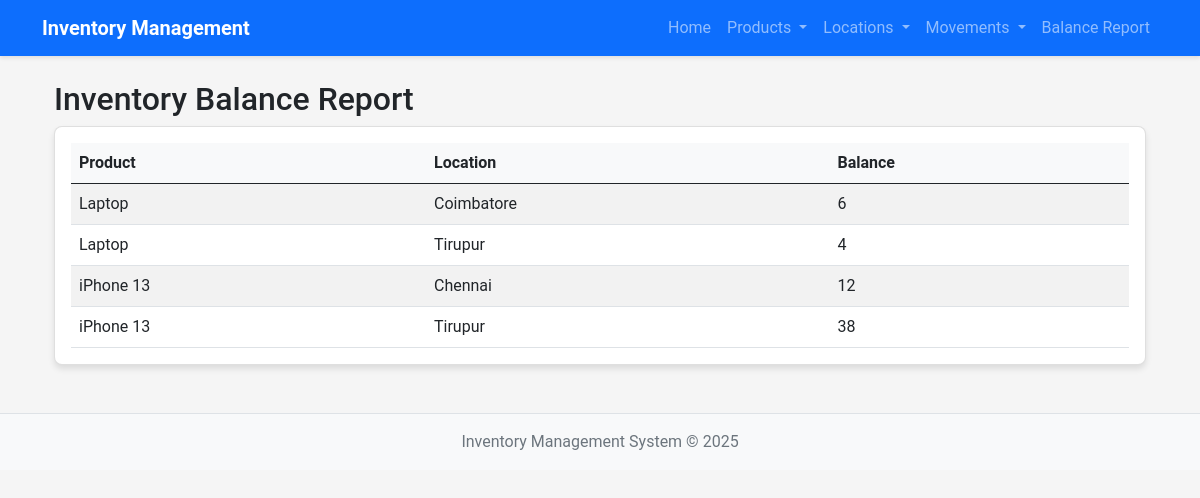
/report/balance, run on the app's committed database.
### models.py (models this page shows, shortened)
class Product(db.Model):
    __tablename__ = 'products'
    product_id = db.Column(db.String(20), primary_key=True)
    product_name = db.Column(db.String(100), nullable=False)
    description = db.Column(db.Text, nullable=True)
    created_at = db.Column(db.DateTime, default=datetime.utcnow)
    updated_at = db.Column(db.DateTime, default=datetime.utcnow, onupdate=datetime.utcnow)

class Location(db.Model):
    __tablename__ = 'locations'
    location_id = db.Column(db.String(20), primary_key=True)
    location_name = db.Column(db.String(100), nullable=False)
    description = db.Column(db.Text, nullable=True)
    created_at = db.Column(db.DateTime, default=datetime.utcnow)
    updated_at = db.Column(db.DateTime, default=datetime.utcnow, onupdate=datetime.utcnow)

### app.py (the view)
@app.route('/report/balance')
def balance_report():
    products = Product.query.all()
    locations = Location.query.all()
    balance_data = []
    for product in products:
        for location in locations:
            balance = get_product_balance(product.product_id, location.location_id)
            if balance != 0:  # Only show non-zero balances
                balance_data.append({
                    'product_id': product.product_id,
                    'product_name': product.product_name,
                    'location_id': location.location_id,
                    'location_name': location.location_name,
                    'balance': balance
                })
    return render_template('report/balance.html', balance_data=balance_data)

### app.py (called while the page is built)
@app.context_processor
def inject_now():
    return {'now': datetime.utcnow()}

def get_product_balance(product_id, location_id):
    incoming = db.session.query(func.sum(ProductMovement.qty))\
        .filter(ProductMovement.to_location == location_id, ProductMovement.product_id == product_id)\
        .scalar() or 0
    outgoing = db.session.query(func.sum(ProductMovement.qty))\
        .filter(ProductMovement.from_location == location_id, ProductMovement.product_id == product_id)\
        .scalar() or 0
    balance = incoming - outgoing
    return balance

### templates/report/balance.html (shortened to what this page needs)
{% extends 'base.html' %}
{% block content %}
<div class="container mt-4">
    <h2>Inventory Balance Report</h2>
    <div class="card">
        <div class="card-body">
            {% if balance_data %}
                <div class="table-responsive">
                    <table class="table table-striped table-hover">
                        <thead>
                            <tr>
                                <th>Product</th>
                                <th>Location</th>
                                <th>Balance</th>
                            </tr>
                        </thead>
                        <tbody>
                            {% for item in balance_data %}
                                <tr>
                                    <td>{{ item.product_name }}</td>
                                    <td>{{ item.location_name }}</td>
                                    <td>{{ item.balance }}</td>
                                </tr>
                            {% endfor %}
                        </tbody>
                    </table>
                </div>
            {% else %}
                <div class="alert alert-info">No inventory balance data available.</div>
            {% endif %}
        </div>
    </div>
</div>
{% endblock %}

### static/css/style.css (style rules this page uses)
body { font-family: 'Roboto', sans-serif; background-color: #f5f5f5; }
.card { border-radius: 8px; box-shadow: 0 4px 6px rgba(0, 0, 0, 0.1); margin-bottom: 20px; }
.table { margin-bottom: 0; }
.table th { background-color: #f8f9fa; }

### data on the page
Product: product_name "Laptop" "Laptop"
Location: location_name "Coimbatore"
Location: location_name "Tirupur" "Tirupur"
Product: product_name "iPhone 13" "iPhone 13"
Location: location_name "Chennai"

### other printed values
{{ item.balance }} "6" "4" "12" "38"
